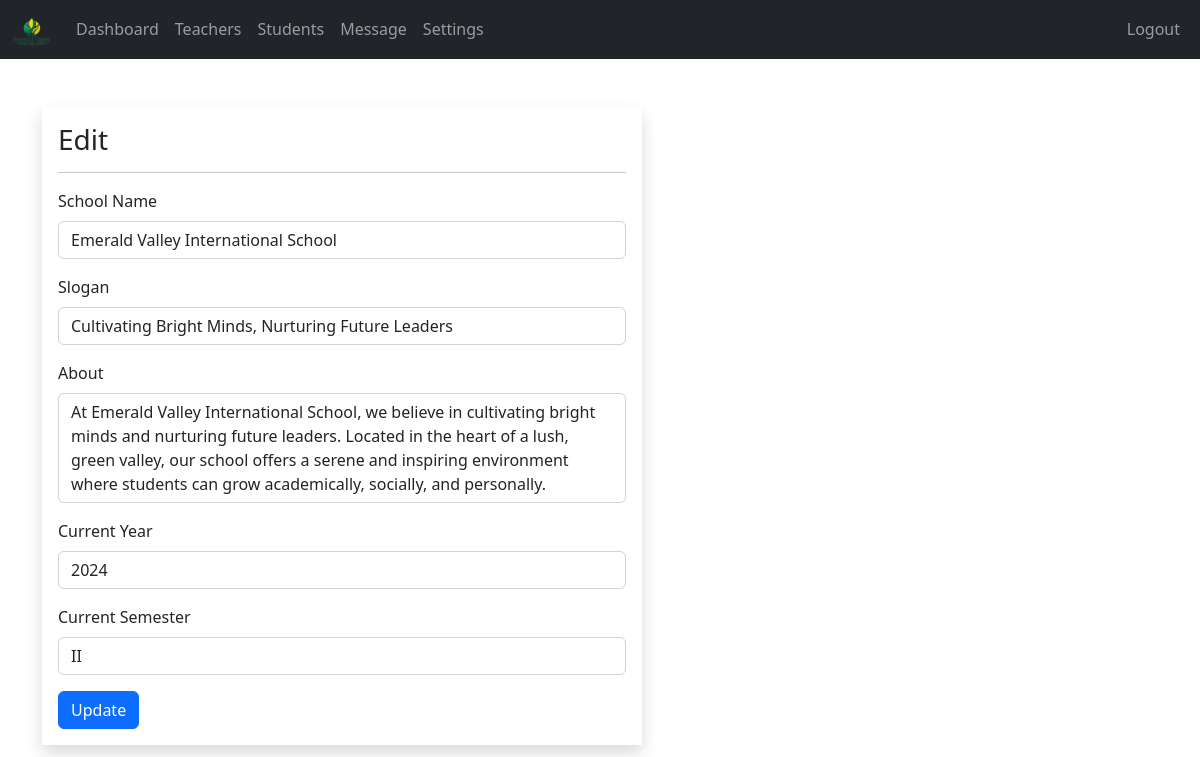
/admin/settings.php (signed in), run on the app's committed database.
### tables this page shows
CREATE TABLE `setting` (
  `id` int(11) NOT NULL,
  `current_year` int(11) NOT NULL,
  `current_semester` varchar(11) NOT NULL,
  `school_name` varchar(100) NOT NULL,
  `slogan` varchar(300) NOT NULL,
  `about` text NOT NULL
);

### admin/data/setting.php (called while the page is built)
<?php
function getSetting($conn){
   $sql = "SELECT * FROM setting";
   $stmt = $conn->prepare($sql);
   $stmt->execute();
   if ($stmt->rowCount() == 1) {
     $settings = $stmt->fetch();
     return $settings;
   }else {
    return 0;
   }
}

### admin/settings.php (the view, shortened to what this page needs)
<?php
if (isset($_SESSION['admin_id']) &&
    isset($_SESSION['role'])) {
    if ($_SESSION['role'] == 'Admin') {
       include "../DB_connection.php";
       include "data/setting.php";
       $setting = getSetting($conn);
 ?>
<!DOCTYPE html>
<html lang="en">
<head>
	<link rel="stylesheet" href="https://cdn.jsdelivr.net/npm/bootstrap@5.2.0/dist/css/bootstrap.min.css">
	<link rel="stylesheet" href="../css/style.css">
  <link rel="stylesheet" href="https://cdnjs.cloudflare.com/ajax/libs/font-awesome/4.7.0/css/font-awesome.min.css">
</head>
<body>
    <?php
        include "inc/navbar.php";
     ?>
   <div class="container mt-5">
        <form method="post"
              class="shadow p-3 mt-5 form-w"
              action="req/setting-edit.php">
        <h3>Edit</h3><hr>
        <div class="mb-3">
          <label class="form-label">School Name</label>
          <input type="text"
                 class="form-control"
                 value="<?=$setting['school_name']?>"
                 name="school_name">
        </div>
        <div class="mb-3">
          <label class="form-label">Slogan</label>
          <input type="text"
                 class="form-control"
                 value="<?=$setting['slogan']?>"
                 name="slogan">
        </div>
        <div class="mb-3">
                <label class="form-label">About</label>
                <textarea class="form-control" name="about"
                          rows="4"><?=$setting['about']?></textarea>
        </div>
        <div class="mb-3">
          <label class="form-label">Current Year</label>
          <input type="text"
                 class="form-control"
                 value="<?=$setting['current_year']?>"
                 name="current_year">
        </div>
        <div class="mb-3">
          <label class="form-label">Current Semester</label>
          <input type="text"
                 class="form-control"
                 value="<?=$setting['current_semester']?>"
                 name="current_semester">
        </div>
      <button type="submit"
              class="btn btn-primary">
              Update</button>
     </form>
 </div>
</body>
</html>
<?php
  }else {
    header("Location: ../login.php");
    exit;
  }
}else {
	header("Location: ../login.php");
	exit;
}
?>

### css/style.css (style rules this page uses)
textarea { resize: none; }
.form-w { max-width: 600px; width: 100%; }

### data on the page
setting: school_name "Emerald Valley International School", slogan "Cultivating Bright Minds, Nurturing Future Leaders", about "At Emerald Valley International School, we believe in cultivating bright minds and nurturing future leaders. Located in the heart of a lush, green valley, our school offers a serene and inspiring environment where students can grow academically, socially, and personally.", current_year "2024", current_semester "II"
